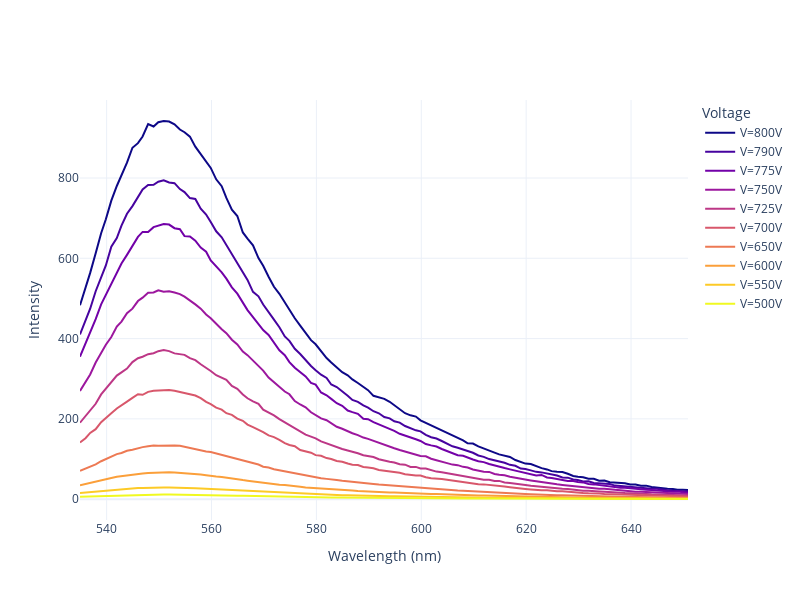

Notebook cell for this chart:
### Code cell
from plotly.colors import sequential

fig = go.Figure()

colors = sequential.Plasma  # Use the plasma color scale
for i, v in enumerate(sorted(voltaggi, reverse=True)):
    fig.add_trace(go.Scatter(
        x=data[f'λ{v}'], 
        y=data[f'I{v}'], 
        mode='lines', 
        name=f'V={v}V',
        line=dict(color=colors[i % len(colors)])  # Assign colors cyclically
    ))

fig.update_layout(
    xaxis_title='Wavelength (nm)',
    yaxis_title='Intensity',
    legend_title='Voltage',
    template='plotly_white',
    width=800,
    height=600,
)

fig.show()
